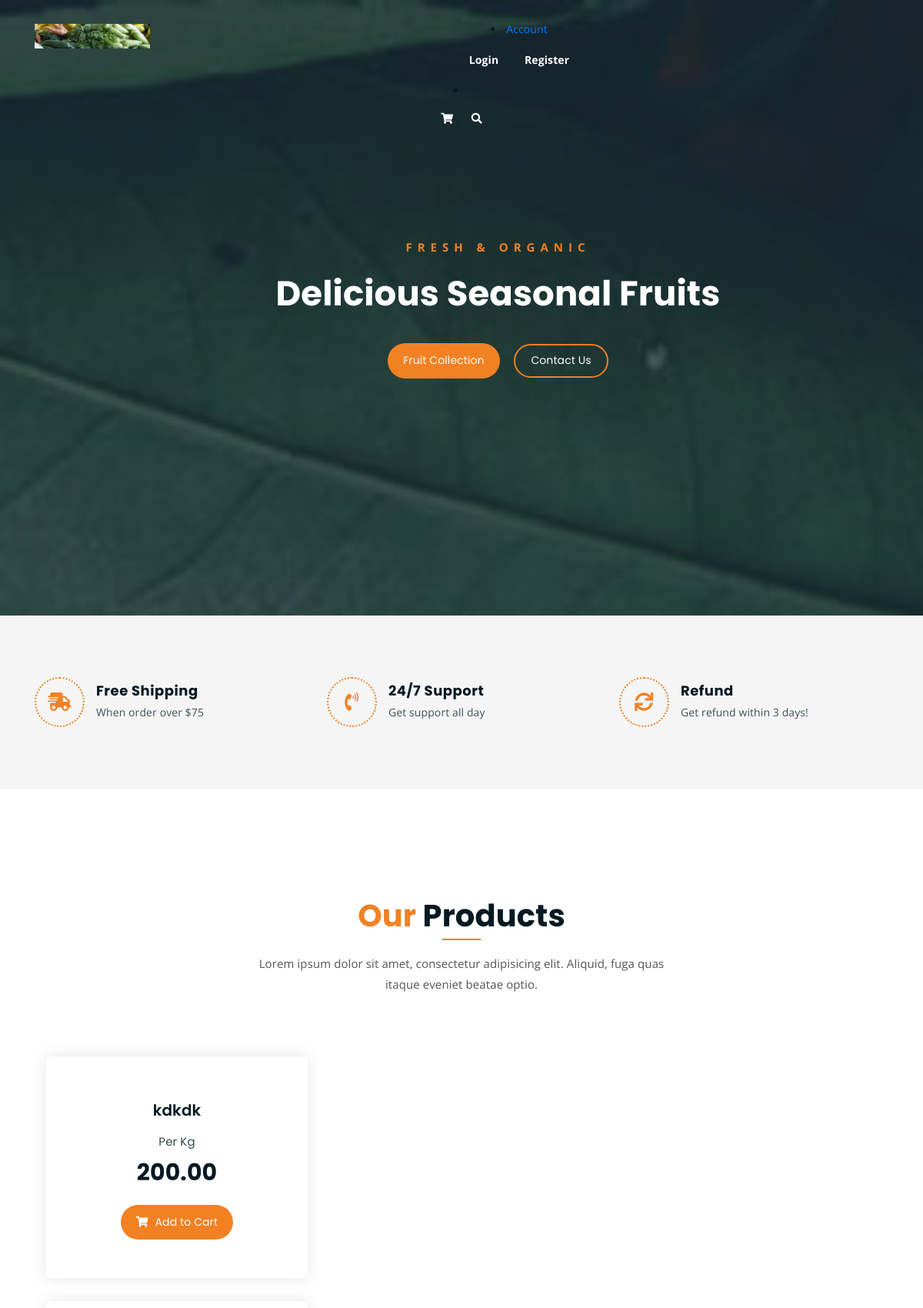
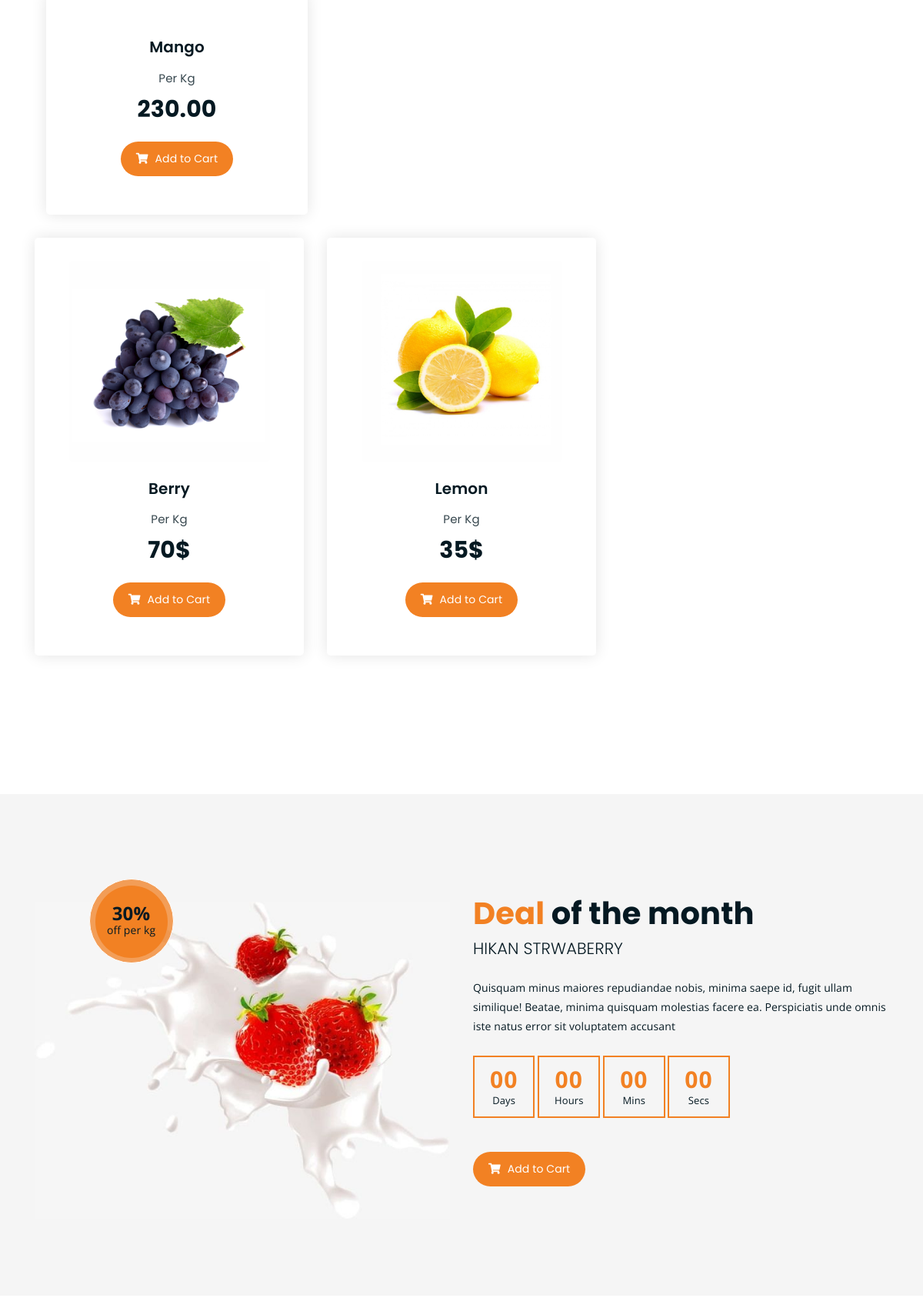
The page / (upper part) on the database its author committed (2 pictures, top to bottom).
### farm_app/models.py (models this page shows, shortened)
class Product(models.Model):
    title = models.CharField(max_length=100)
    user = models.ForeignKey(User, on_delete=models.SET_NULL, null=True)
    category = models.ForeignKey(Category, on_delete=models.SET_NULL, null=True)
    image = models.ImageField(upload_to=user_directory_path,default='product.jpg')
    description = models.TextField(null=True, blank=True)
    farmer = models.ForeignKey(Farmer, on_delete=models.SET_NULL, null=True)
    description = models.TextField(default="Enter your farm produce description")
    price = models.DecimalField(max_digits=8888888, decimal_places=2, default='200.00')
    old_price = models.DecimalField(max_digits=888888888888, decimal_places=2, default='400.00')
    specification = models.TextField(null=True, blank=True)
    product_status = models.CharField(choices=STATUS, max_length=10, default='In Review')
    status = models.BooleanField(default=True)
    in_stock = models.BooleanField(default=True)
    featured = models.BooleanField(default=False)
    digital = models.BooleanField(default=False)
    date = models.DateTimeField(auto_now_add=True)
    updated = models.DateTimeField(null=True, blank=True)
    class Meta:
        verbose_name_plural = "Products"

### farm_app/views.py (the view)
# urls.py: path('', views.home, name = 'home'),
def home(request):
    products = Product.objects.all()
    return render(request, 'apps/home.html', {'products':products})

### farm_app/templates/apps/home.html (shortened to what this page needs)
{% extends 'blogs/base.html' %}
{% block content %}
{% load static %}
	<div class="hero-area hero-bg">
		<div class="container">
			<div class="row">
				<div class="col-lg-9 offset-lg-2 text-center">
					<div class="hero-text">
						<div class="hero-text-tablecell">
							<p class="subtitle">Fresh & Organic</p>
							<h1>Delicious Seasonal Fruits</h1>
							<div class="hero-btns">
								<a href="{% url 'shop' %}" class="boxed-btn">Fruit Collection</a>
								<a href="{% url 'contact_us' %}" class="bordered-btn">Contact Us</a>
							</div>
						</div>
					</div>
				</div>
			</div>
		</div>
	</div>
	<div class="list-section pt-80 pb-80">
		<div class="container">
			<div class="row">
				<div class="col-lg-4 col-md-6 mb-4 mb-lg-0">
					<div class="list-box d-flex align-items-center">
						<div class="list-icon">
							<i class="fas fa-shipping-fast"></i>
						</div>
						<div class="content">
							<h3>Free Shipping</h3>
							<p>When order over $75</p>
						</div>
					</div>
				</div>
				<div class="col-lg-4 col-md-6 mb-4 mb-lg-0">
					<div class="list-box d-flex align-items-center">
						<div class="list-icon">
							<i class="fas fa-phone-volume"></i>
						</div>
						<div class="content">
							<h3>24/7 Support</h3>
							<p>Get support all day</p>
						</div>
					</div>
				</div>
				<div class="col-lg-4 col-md-6">
					<div class="list-box d-flex justify-content-start align-items-center">
						<div class="list-icon">
							<i class="fas fa-sync"></i>
						</div>
						<div class="content">
							<h3>Refund</h3>
							<p>Get refund within 3 days!</p>
						</div>
					</div>
				</div>
			</div>
		</div>
	</div>
	<div class="product-section mt-150 mb-150">
		<div class="container">
			<div class="row">
				<div class="col-lg-8 offset-lg-2 text-center">
					<div class="section-title">
						<h3><span class="orange-text">Our</span> Products</h3>
						<p>Lorem ipsum dolor sit amet, consectetur adipisicing elit. Aliquid, fuga quas itaque eveniet beatae optio.</p>
					</div>
				</div>
			</div>
            {% if products %}
            {% for product in products %}
            <div class="col-lg-4 col-md-6 text-center">
                <div class="single-product-item">
                    <div class="product-image">
                    </div>
                    <h3>{{ product.title }}</h3>
                    <p class="product-price"><span>Per Kg</span> {{ product.price }} </p>
                    <a href="{% url 'cart' %}" class="cart-btn"><i class="fas fa-shopping-cart"></i> Add to Cart</a>
                </div>
            </div>
            {% endfor %}
            {% endif %}
			<div class="row">
				<div class="col-lg-4 col-md-6 text-center">
					<div class="single-product-item">
						<div class="product-image">
							<a href="single-product.html"><img src="{% static '/img/products/product-img-2.jpg' %}" alt=""></a>
						</div>
						<h3>Berry</h3>
						<p class="product-price"><span>Per Kg</span> 70$ </p>
						<a href="cart.html" class="cart-btn"><i class="fas fa-shopping-cart"></i> Add to Cart</a>
					</div>
				</div>
				<div class="col-lg-4 col-md-6 offset-md-3 offset-lg-0 text-center">
					<div class="single-product-item">
						<div class="product-image">
							<a href="single-product.html"><img src="{% static '/img/products/product-img-3.jpg' %}" alt=""></a>
						</div>
						<h3>Lemon</h3>
						<p class="product-price"><span>Per Kg</span> 35$ </p>
						<a href="cart.html" class="cart-btn"><i class="fas fa-shopping-cart"></i> Add to Cart</a>
					</div>
				</div>
			</div>
		</div>
	</div>
	<section class="cart-banner pt-100 pb-100">
    	<div class="container">
        	<div class="row clearfix">
            	<div class="image-column col-lg-6">
                	<div class="image">
                    	<div class="price-box">
                        	<div class="inner-price">
                                <span class="price">
                                    <strong>30%</strong> <br> off per kg
                                </span>
                            </div>
                        </div>
                    	<img src="{% static '/img/a.jpg' %}" alt="">
                    </div>
                </div>
                <div class="content-column col-lg-6">
					<h3><span class="orange-text">Deal</span> of the month</h3>
                    <h4>Hikan Strwaberry</h4>
                    <div class="text">Quisquam minus maiores repudiandae nobis, minima saepe id, fugit ullam similique! Beatae, minima quisquam molestias facere ea. Perspiciatis unde omnis iste natus error sit voluptatem accusant</div>
                    <div class="time-counter"><div class="time-countdown clearfix" data-countdown="2020/2/01"></div></div>
                	<a href="cart.html" class="cart-btn mt-3"><i class="fas fa-shopping-cart"></i> Add to Cart</a>
                </div>
            </div>
        </div>
    </section>
{% endblock %}

### static/css/responsive.css (style rules this page uses)
@media only screen and (min-width: 992px) and (max-width: 1200px) { .hero-text h1 { font-size: 45px; } }

### rows shown on the page
Product: title "kdkdk", price "200.00"
Product: title "Mango", price "230.00"
